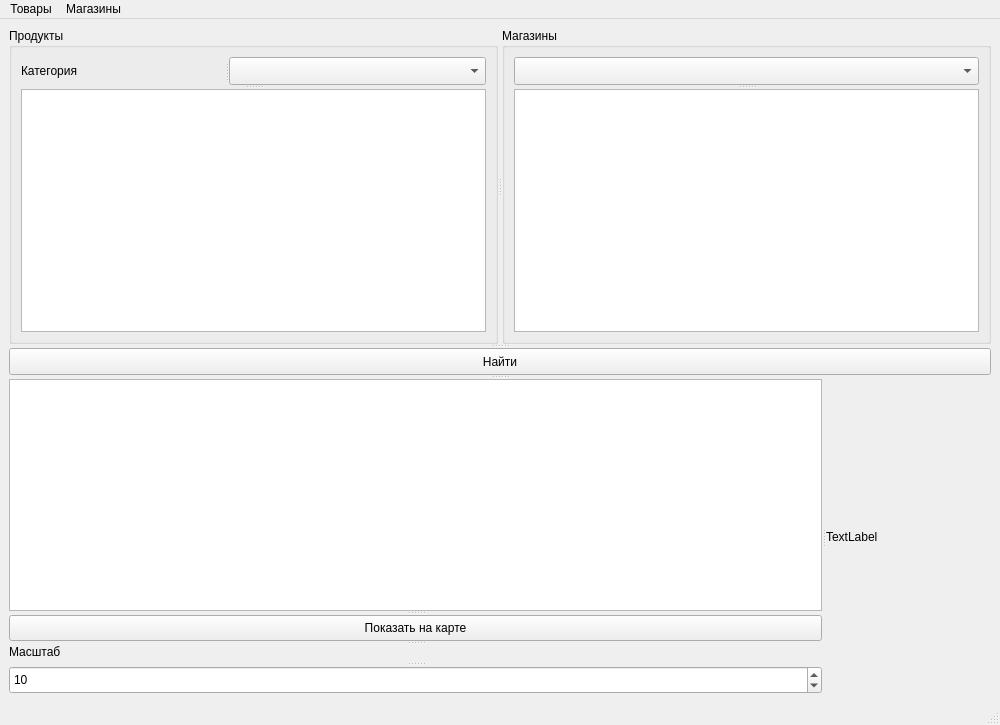
<?xml version="1.0" encoding="UTF-8"?>
<ui version="4.0">
 <class>MainWindow</class>
 <widget class="QMainWindow" name="MainWindow">
  <property name="geometry">
   <rect>
    <x>0</x>
    <y>0</y>
    <width>1000</width>
    <height>725</height>
   </rect>
  </property>
  <property name="windowTitle">
   <string>MainWindow</string>
  </property>
  <widget class="QWidget" name="centralwidget">
   <layout class="QGridLayout" name="gridLayout_4">
    <item row="0" column="0">
     <widget class="QSplitter" name="splitter_8">
      <property name="orientation">
       <enum>Qt::Vertical</enum>
      </property>
      <widget class="QSplitter" name="splitter_5">
       <property name="orientation">
        <enum>Qt::Vertical</enum>
       </property>
       <widget class="QSplitter" name="splitter_4">
        <property name="orientation">
         <enum>Qt::Horizontal</enum>
        </property>
        <widget class="QGroupBox" name="groupBox">
         <property name="title">
          <string>Продукты</string>
         </property>
         <layout class="QGridLayout" name="gridLayout">
          <item row="0" column="0">
           <widget class="QSplitter" name="splitter_2">
            <property name="orientation">
             <enum>Qt::Vertical</enum>
            </property>
            <widget class="QSplitter" name="splitter">
             <property name="orientation">
              <enum>Qt::Horizontal</enum>
             </property>
             <widget class="QLabel" name="label_4">
              <property name="text">
               <string>Категория</string>
              </property>
             </widget>
             <widget class="QComboBox" name="cmbGoodTypes"/>
            </widget>
            <widget class="QListWidget" name="listWidgetGoods">
             <property name="modelColumn">
              <number>0</number>
             </property>
            </widget>
           </widget>
          </item>
         </layout>
        </widget>
        <widget class="QGroupBox" name="groupBox_2">
         <property name="title">
          <string>Магазины</string>
         </property>
         <layout class="QGridLayout" name="gridLayout_2">
          <item row="0" column="0">
           <widget class="QSplitter" name="splitter_3">
            <property name="orientation">
             <enum>Qt::Vertical</enum>
            </property>
            <widget class="QComboBox" name="cmbMarkets"/>
            <widget class="QListWidget" name="listWidgetRealMarkets"/>
           </widget>
          </item>
         </layout>
        </widget>
       </widget>
       <widget class="QPushButton" name="btnSearch">
        <property name="text">
         <string>Найти</string>
        </property>
       </widget>
      </widget>
      <widget class="QSplitter" name="splitter_7">
       <property name="orientation">
        <enum>Qt::Horizontal</enum>
       </property>
       <widget class="QSplitter" name="splitter_6">
        <property name="orientation">
         <enum>Qt::Vertical</enum>
        </property>
        <widget class="QListWidget" name="listWidgetPrices"/>
        <widget class="QPushButton" name="btnShowMarket">
         <property name="text">
          <string>Показать на карте</string>
         </property>
        </widget>
        <widget class="QLabel" name="label">
         <property name="sizePolicy">
          <sizepolicy hsizetype="Minimum" vsizetype="Fixed">
           <horstretch>0</horstretch>
           <verstretch>0</verstretch>
          </sizepolicy>
         </property>
         <property name="text">
          <string>Масштаб</string>
         </property>
         <property name="alignment">
          <set>Qt::AlignLeading|Qt::AlignLeft|Qt::AlignTop</set>
         </property>
        </widget>
        <widget class="QSpinBox" name="spinBoxScale">
         <property name="minimum">
          <number>1</number>
         </property>
         <property name="maximum">
          <number>17</number>
         </property>
         <property name="value">
          <number>10</number>
         </property>
        </widget>
       </widget>
       <widget class="QLabel" name="image">
        <property name="sizePolicy">
         <sizepolicy hsizetype="Preferred" vsizetype="Preferred">
          <horstretch>0</horstretch>
          <verstretch>0</verstretch>
         </sizepolicy>
        </property>
        <property name="text">
         <string>TextLabel</string>
        </property>
       </widget>
      </widget>
     </widget>
    </item>
   </layout>
  </widget>
  <widget class="QMenuBar" name="menubar">
   <property name="geometry">
    <rect>
     <x>0</x>
     <y>0</y>
     <width>1000</width>
     <height>21</height>
    </rect>
   </property>
   <widget class="QMenu" name="mnuGoods">
    <property name="title">
     <string>Товары</string>
    </property>
   </widget>
   <widget class="QMenu" name="mnuMarkets">
    <property name="title">
     <string>Магазины</string>
    </property>
   </widget>
   <addaction name="mnuGoods"/>
   <addaction name="mnuMarkets"/>
  </widget>
  <widget class="QStatusBar" name="statusbarX"/>
 </widget>
 <resources/>
 <connections/>
</ui>
